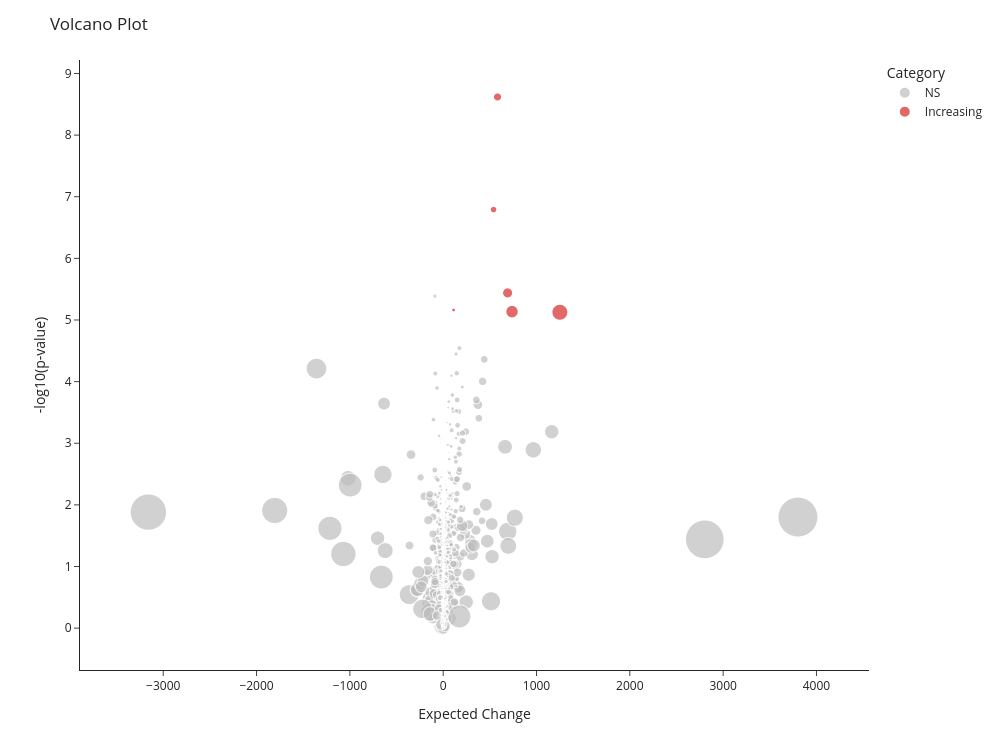

The notebook cell saved with this chart:
### Code cell
df["expected_change"] = (np.pow(2, df["log2FoldChange"]) * df["baseMean"]) - df["baseMean"]

volcano_plot(
    df,
    lfc_col="expected_change",
    pval_col="log10p",
    gene_col=None,
    size_col="baseMean",
    lfc_thresh=100,
    pval_thresh=-np.log10(0.05 / df.shape[0]),
    x_label="Expected Change",
    y_label="-log10(p-value)",
    title="Volcano Plot",
    up_color="#d62728",      # red
    down_color="#1f77b4",    # blue
    ns_color="#bdbdbd",      # grey
    width=1000,
    height=750,
    size_max=40,
)

### Figure 1 — Plotly figure (JSON) as saved in the notebook; plotly's stock layout.template omitted (floating-point values rounded to 4 significant figures; data arrays with more than 128 entries replaced by an {"elided": "..."} marker saying what was removed)
{"data": [{"customdata": {"elided": "6174x2 mixed values"}, "hovertemplate": "<b>%{hovertext}</b><br><br>expected_change=%{x}<br>log10p=%{y}<br>baseMean=%{customdata[0]}<extra></extra>", "hovertext": {"elided": "6174 str values"}, "legendgroup": "NS", "marker": {"color": "#bdbdbd", "size": {"elided": "6174 float values"}, "sizemode": "area", "sizeref": 10.13, "symbol": "circle"}, "mode": "markers", "name": "NS", "showlegend": true, "type": "scattergl", "x": {"elided": "6174 float values"}, "xaxis": "x", "y": {"elided": "6174 float values"}, "yaxis": "y"}, {"customdata": [[2656.0, "Increasing"], [445.1, "Increasing"], [675.3, "Increasing"], [1024.0, "Increasing"], [144.2, "Increasing"], [1594.0, "Increasing"]], "hovertemplate": "<b>%{hovertext}</b><br><br>expected_change=%{x}<br>log10p=%{y}<br>baseMean=%{customdata[0]}<extra></extra>", "hovertext": ["APLP1", "COL9A2", "GSN", "MARCKSL1", "PACS2", "PLEKHB1"], "legendgroup": "Increasing", "marker": {"color": "#d62728", "size": [2656.0, 445.1, 675.3, 1024.0, 144.2, 1594.0], "sizemode": "area", "sizeref": 10.13, "symbol": "circle"}, "mode": "markers", "name": "Increasing", "showlegend": true, "type": "scattergl", "x": [1250.0, 540.1, 582.3, 690.5, 112.0, 737.8], "xaxis": "x", "y": [5.125, 6.792, 8.619, 5.44, 5.162, 5.135], "yaxis": "y"}], "layout": {"height": 750, "legend": {"itemsizing": "constant", "title": {"text": "Category"}, "tracegroupgap": 0}, "margin": {"t": 60}, "paper_bgcolor": "white", "plot_bgcolor": "white", "shapes": [{"line": {"color": "black", "dash": "dash"}, "type": "line", "x0": 100, "x1": 100, "xref": "x", "y0": 0, "y1": 1, "yref": "y domain"}, {"line": {"color": "black", "dash": "dash"}, "type": "line", "x0": -100, "x1": -100, "xref": "x", "y0": 0, "y1": 1, "yref": "y domain"}, {"line": {"color": "black", "dash": "dash"}, "type": "line", "x0": 0, "x1": 1, "xref": "x domain", "y0": 5.092, "y1": 5.092, "yref": "y"}], "title": {"text": "Volcano Plot"}, "width": 1000, "xaxis": {"anchor": "y", "domain": [0, 1], "title": {"text": "Expected Change"}}, "yaxis": {"anchor": "x", "domain": [0, 1], "title": {"text": "-log10(p-value)"}}}}
